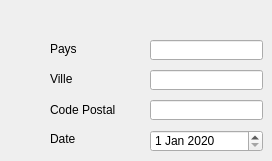
             <widget class="QWidget" name="tab_6">
              <attribute name="title">
               <string>Livraison</string>
              </attribute>
              <widget class="QLabel" name="label_16">
               <property name="geometry">
                <rect>
                 <x>50</x>
                 <y>132</y>
                 <width>47</width>
                 <height>14</height>
                </rect>
               </property>
               <property name="text">
                <string>Date</string>
               </property>
              </widget>
              <widget class="QLineEdit" name="lineEdit_7">
               <property name="geometry">
                <rect>
                 <x>150</x>
                 <y>40</y>
                 <width>113</width>
                 <height>20</height>
                </rect>
               </property>
               <property name="text">
                <string/>
               </property>
              </widget>
              <widget class="QLineEdit" name="lineEdit_8">
               <property name="geometry">
                <rect>
                 <x>150</x>
                 <y>70</y>
                 <width>113</width>
                 <height>20</height>
                </rect>
               </property>
              </widget>
              <widget class="QLabel" name="label_18">
               <property name="geometry">
                <rect>
                 <x>50</x>
                 <y>102</y>
                 <width>71</width>
                 <height>16</height>
                </rect>
               </property>
               <property name="text">
                <string>Code Postal</string>
               </property>
              </widget>
              <widget class="QLineEdit" name="lineEdit_9">
               <property name="geometry">
                <rect>
                 <x>150</x>
                 <y>100</y>
                 <width>113</width>
                 <height>20</height>
                </rect>
               </property>
              </widget>
              <widget class="QLabel" name="label_19">
               <property name="geometry">
                <rect>
                 <x>50</x>
                 <y>42</y>
                 <width>47</width>
                 <height>14</height>
                </rect>
               </property>
               <property name="text">
                <string>Pays</string>
               </property>
              </widget>
              <widget class="QDateEdit" name="dateEdit_2">
               <property name="geometry">
                <rect>
                 <x>150</x>
                 <y>130</y>
                 <width>113</width>
                 <height>22</height>
                </rect>
               </property>
               <property name="dateTime">
                <datetime>
                 <hour>0</hour>
                 <minute>0</minute>
                 <second>0</second>
                 <year>2020</year>
                 <month>1</month>
                 <day>1</day>
                </datetime>
               </property>
              </widget>
              <widget class="QLabel" name="label_20">
               <property name="geometry">
                <rect>
                 <x>50</x>
                 <y>72</y>
                 <width>47</width>
                 <height>14</height>
                </rect>
               </property>
               <property name="text">
                <string>Ville</string>
               </property>
              </widget>
             </widget>
